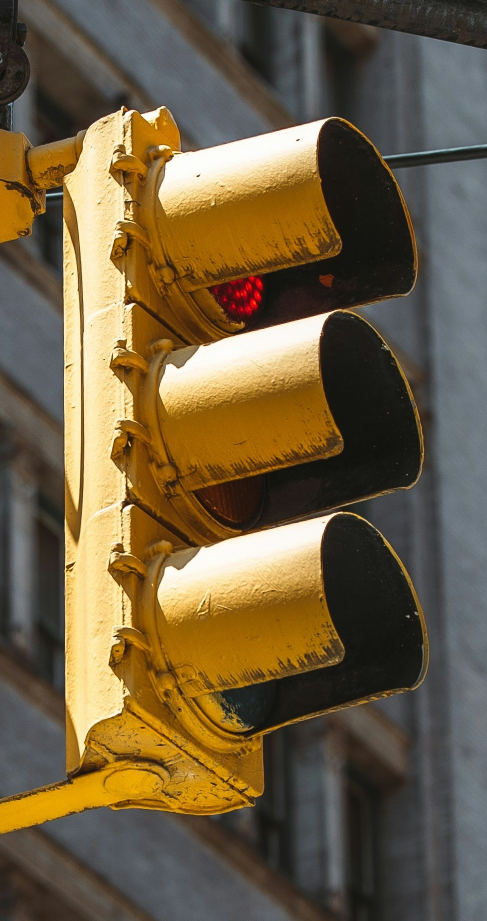
#> input picture reports/errors/missed_red/p_0.0850_diane-picchiottino-S9DKG7mnzvw-unsplash_crop_001.jpg, 974 x 1842 px (shown at 1/2 size); its folder holds only this picture in this run
$ python -i sign_engine.py   (imports and definitions only)
#> lines starting #> are read from the running program, lines starting #| are printed output that depends on the picture
### tlc/preprocess.py
from __future__ import annotations

import io
from pathlib import Path
from typing import Any

import numpy as np
from PIL import Image, ImageOps

IMAGENET_MEAN = np.array([0.485, 0.456, 0.406], dtype=np.float32).reshape(3, 1, 1)
IMAGENET_STD = np.array([0.229, 0.224, 0.225], dtype=np.float32).reshape(3, 1, 1)

InputType = str | Path | Image.Image | np.ndarray | bytes

def load_image(source: InputType) -> Image.Image:
    if isinstance(source, (str, Path)):
        p = Path(source)
        if not p.is_file():
            raise FileNotFoundError(f"Image file does not exist: {p}")
        try:
            with Image.open(p) as img:
                img.load()
                transposed = ImageOps.exif_transpose(img)
                return transposed.convert("RGB") if transposed else img.convert("RGB")
        except FileNotFoundError:
            raise
        except Exception as e:
            raise ValueError(f"Failed to decode image from path: {p}") from e

    if isinstance(source, bytes):
        if not source:
            raise ValueError("Empty image bytes provided")
        try:
            with Image.open(io.BytesIO(source)) as img:
                img.load()
                transposed = ImageOps.exif_transpose(img)
                return transposed.convert("RGB") if transposed else img.convert("RGB")
        except Exception as e:
            raise ValueError("Failed to decode image from bytes") from e

    if isinstance(source, Image.Image):
        try:
            transposed = ImageOps.exif_transpose(source)
            return transposed.convert("RGB") if transposed else source.convert("RGB")
        except Exception as e:
            raise ValueError("Failed to process PIL Image") from e

    if isinstance(source, np.ndarray):
        if source.ndim != 3 or source.shape[2] != 3:
            raise ValueError(f"Expected numpy array of shape (H, W, 3), got shape {source.shape}")
        if source.dtype != np.uint8:
            raise ValueError(f"Expected uint8 numpy array, got dtype {source.dtype}")
        try:
            return Image.fromarray(source, mode="RGB")
        except Exception as e:
            raise ValueError("Failed to create Image from numpy array") from e

    raise ValueError(f"Unsupported input type: {type(source)}")

# [53 lines left out: functions letterbox_image, preprocess_single, preprocess_batch, not called in this run]

### tlc/sign_engine.py
from __future__ import annotations

import json
import os
import threading
import time
from pathlib import Path
from typing import Any

import cv2
import numpy as np
import onnxruntime as ort
from PIL import Image

from tlc.preprocess import InputType, load_image

_SIGN_SESSION_LOCK = threading.Lock()
_SIGN_SESSION: ort.InferenceSession | None = None
_SIGN_LABELS_CACHE: dict[int, str] | None = None


# [5 lines left out: function get_default_sign_model_path, not called in this run]


def get_default_sign_labels_path() -> Path:
    return Path(__file__).parent / "models" / "sign_labels.json"


# [56 lines left out: functions load_sign_labels, get_sign_session, apply_clahe, preprocess_sign, not called in this run]


def softmax(x: np.ndarray) -> np.ndarray:
    e_x = np.exp(x - np.max(x, axis=-1, keepdims=True))
    return e_x / np.sum(e_x, axis=-1, keepdims=True)


# [41 lines left out: function classify_sign, not called in this run]

>>> import cv2
>>> picture = cv2.cvtColor(cv2.imread('../reports/errors/missed_red/p_0.0850_diane-picchiottino-S9DKG7mnzvw-unsplash_crop_001.jpg'), cv2.COLOR_BGR2RGB)
>>> result = preprocess_sign(picture)
#> in apply_clahe, `img_lab = cv2.cvtColor(arr, cv2.COLOR_RGB2LAB)`: img_lab: shape (1842, 974, 3); mean of channels 0, 1, 2 102.3, 132, 144.3
#> in apply_clahe, `img_lab[:, :, 0] = clahe.apply(img_lab[:, :, 0])`: img_lab: shape (1842, 974, 3); mean of channels 0, 1, 2 117.2, 132, 144.3
#> in apply_clahe, `rgb_arr = cv2.cvtColor(img_lab, cv2.COLOR_LAB2RGB)`:
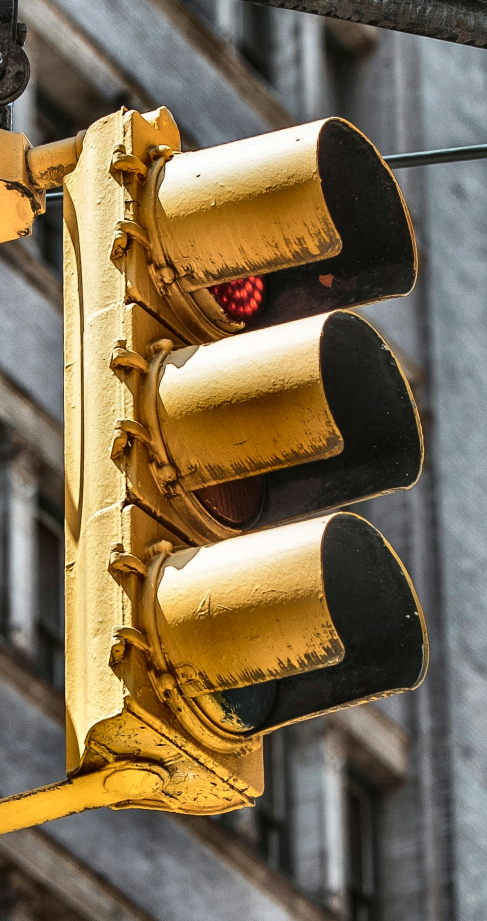
#> rgb_arr: shape (1842, 974, 3) (shown at 1/2 size); mean R, G, B 125.1, 108.9, 82.6
#> in preprocess_sign, `resized = clahe_img.resize((32, 32), Image.Resampling.BILINEAR)`:
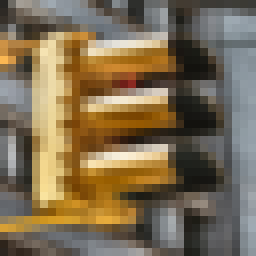
#> resized: PIL image 32x32 RGB (shown 8 times larger); mean R, G, B 125.1, 109, 82.7

$ run again, on reports/errors/missed_red/p_0.0646_2020-04-04 11_18_21.935880431_crop_002.jpg
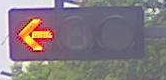
#> input picture reports/errors/missed_red/p_0.0646_2020-04-04 11_18_21.935880431_crop_002.jpg, 166 x 80 px
#> in apply_clahe, `rgb_arr = cv2.cvtColor(img_lab, cv2.COLOR_LAB2RGB)`:
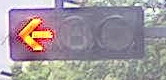
#> rgb_arr: shape (80, 166, 3); mean R, G, B 160.1, 149.5, 155
#> in preprocess_sign, `norm = (arr - mean) / std`:
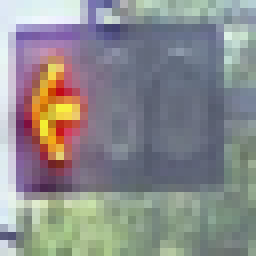
#> norm: shape (32, 32, 3) float32 (shown 8 times larger); mean R, G, B 1.1, 1.09, 1.11; drawn with min black and max white

$ run again, on reports/errors/missed_red/p_0.1235_fabien-bazanegue-4nk8_MxrA_w-unsplash_crop_005.jpg
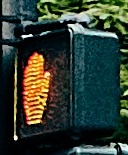
#> input picture reports/errors/missed_red/p_0.1235_fabien-bazanegue-4nk8_MxrA_w-unsplash_crop_005.jpg, 128 x 155 px
#> in apply_clahe, `rgb_arr = cv2.cvtColor(img_lab, cv2.COLOR_LAB2RGB)`:
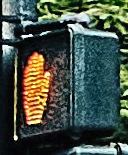
#> rgb_arr: shape (155, 128, 3); mean R, G, B 68.4, 79.6, 69.2
#> in preprocess_sign, `norm = (arr - mean) / std`:
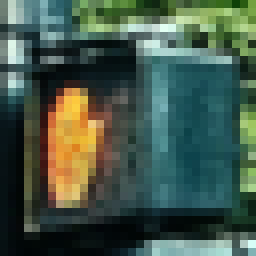
#> norm: shape (32, 32, 3) float32 (shown 8 times larger); mean R, G, B -0.242, 0.026, -0.171; drawn with min black and max white
